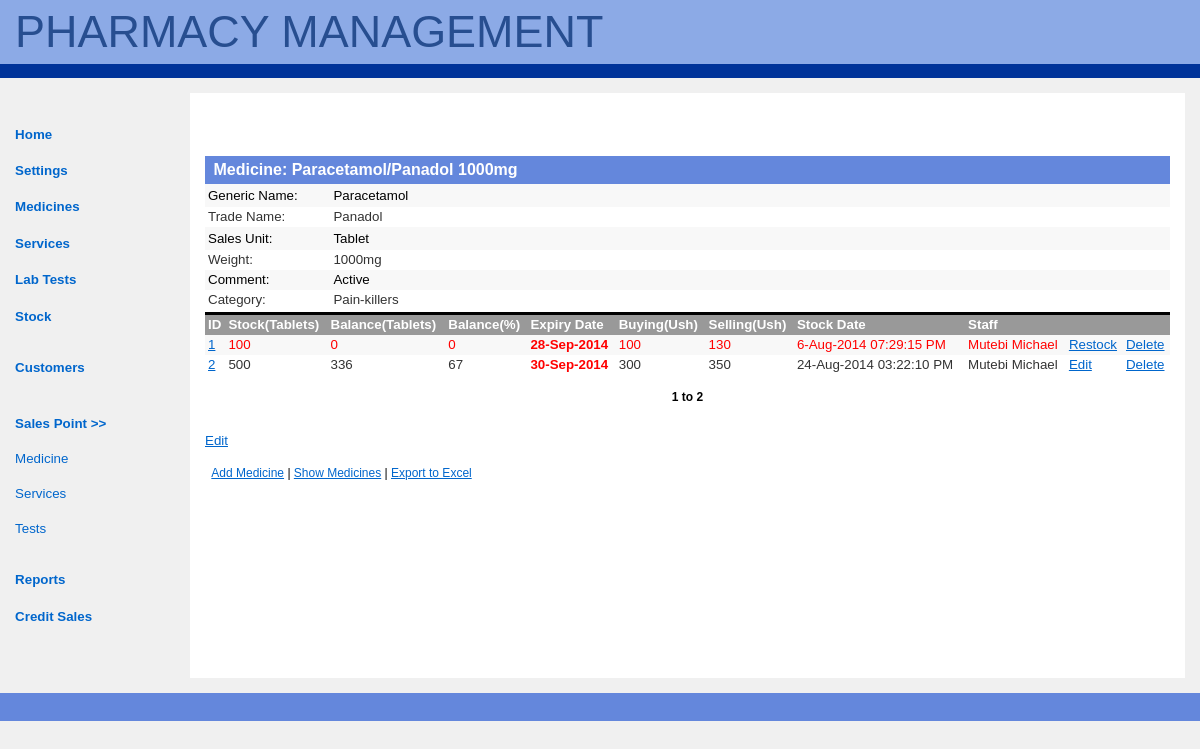
The app's page /medicine.php?id=1 (signed in) with its own data.
### tables this page shows
CREATE TABLE IF NOT EXISTS `medicine` (
  `id` int(11) NOT NULL AUTO_INCREMENT,
  `status` enum('active','inactive') NOT NULL DEFAULT 'active',
  `generic_name` varchar(20) NOT NULL,
  `trade_name` varchar(20) NOT NULL,
  `weight` varchar(10) NOT NULL,
  `form` int(11) NOT NULL,
  `category` int(11) NOT NULL,
  `unit` int(11) NOT NULL,
  PRIMARY KEY (`id`)
);

CREATE TABLE IF NOT EXISTS `units` (
  `id` int(11) NOT NULL AUTO_INCREMENT,
  `value` varchar(11) NOT NULL,
  PRIMARY KEY (`id`),
  UNIQUE KEY `value` (`value`)
);

CREATE TABLE IF NOT EXISTS `form` (
  `id` int(11) NOT NULL AUTO_INCREMENT,
  `form` varchar(20) NOT NULL,
  `sales_unit` varchar(20) NOT NULL,
  PRIMARY KEY (`id`)
);

CREATE TABLE IF NOT EXISTS `category` (
  `id` int(11) NOT NULL AUTO_INCREMENT,
  `name` varchar(30) NOT NULL,
  `comment` text NOT NULL,
  PRIMARY KEY (`id`),
  UNIQUE KEY `name` (`name`)
);

CREATE TABLE IF NOT EXISTS `stock` (
  `id` int(11) NOT NULL AUTO_INCREMENT,
  `medicine` int(11) NOT NULL,
  `stock_amount` int(9) NOT NULL,
  `current_amount` int(9) NOT NULL,
  `percentage_balance` int(3) NOT NULL DEFAULT '100',
  `expiry_date` date NOT NULL,
  `buying` int(6) NOT NULL,
  `selling` int(6) NOT NULL,
  `stock_date` datetime NOT NULL,
  `staff` int(11) NOT NULL,
  PRIMARY KEY (`id`)
);

CREATE TABLE IF NOT EXISTS `users` (
  `id` int(11) NOT NULL AUTO_INCREMENT,
  `status` enum('1','0') NOT NULL DEFAULT '1',
  `username` varchar(15) NOT NULL,
  `password` varchar(40) NOT NULL,
  `first_name` varchar(20) NOT NULL,
  `last_name` varchar(20) NOT NULL,
  `level` enum('admin','staff','user') NOT NULL DEFAULT 'user',
  `comment` text,
  PRIMARY KEY (`id`),
  UNIQUE KEY `username` (`username`)
);

### medicine.php (the view, shortened to what this page needs)
<?php require_once("includes/connection.php");?>
<?php require_once("includes/functions.php");?>
<?php
if(isset($_GET['user_list_offset'])){
	$result_list_offset = $_GET['user_list_offset'];
}
else{
	$result_list_offset = 1;
}
$results_per_page = 10;
?>
<?php
if(isset($_GET['id'])){
	$medicine_id = $_GET['id'];
}
$query = "SELECT * FROM medicine m JOIN category c JOIN units u WHERE m.id=".$_GET['id']." AND m.category = c.id AND m.unit=u.id";
$result = mysql_query($query, $connection);
$medicine = mysql_fetch_assoc($result);
$form_result= mysql_query("SELECT * FROM form WHERE id = ".$medicine['form']);
$select_form = mysql_fetch_assoc($form_result);
$form = ucfirst($select_form["form"]);
$sales_unit = ucfirst($select_form["sales_unit"]);
?>
<?php include("includes/header.php");?>
<div id="main-copy">
        <h1>Medicine: <?php echo $medicine['generic_name']."/".$medicine['trade_name']." ".$medicine['weight']."".$medicine['value'];?></h1>
        <table class='results'>
        <tr>
        <td width="13%" height="23" class='even'>Generic Name:</td><td width="87%" class='even'><?php echo $medicine['generic_name'];?></td>
        </tr>
        <tr>
        <td class='cell_value'>Trade Name:</td><td class='cell_value'><?php echo $medicine['trade_name'];?></td>
        </tr>
        <tr>
        <td height="23" class='even'>Sales Unit:</td><td class='even'><?php echo $form;?></td>
        </tr>
        <tr>
        <td class='cell_value'>Weight:</td><td class='cell_value'><?php echo $medicine['weight']."".$medicine['value'];?></td>
        </tr>
        <tr>
        <td class='even'>Comment:</td><td class='even'><?php echo ucfirst($medicine['status'])?></td>
        </tr>
        <tr>
        <td class='cell_value'>Category:</td><td class='cell_value'><?php echo ucfirst(strtolower($medicine['name']));?></td>
        </tr>
         <tr>
        <td style="border-bottom:#000; border-bottom-style:solid;"></td><td style="border-bottom:#000; border-bottom-style:solid;"></td>
        </tr>
        <table class='results'>
        <tr>
        <td class='column_head'>ID</td>
        <td class='column_head'>Stock(<?php echo $sales_unit."s";?>)</td>
        <td class='column_head'>Balance(<?php echo $sales_unit."s";?>)</td>
        <td class='column_head'>Balance(%)</td>
        <td class='column_head'>Expiry Date</td>
        <td class='column_head'>Buying(Ush)</td>
        <td class='column_head'>Selling(Ush)</td>
        <td class='column_head'>Stock Date</td>
        <td class='column_head'>Staff</td>
        <td class='column_head'></td>
        <td class='column_head'></td>
        </tr>
        <?php
        $query = "SELECT id, stock_amount, current_amount, percentage_balance, expiry_date, buying, selling, stock_date, staff staff  FROM stock WHERE medicine=".$medicine_id." ORDER BY expiry_date LIMIT ".($result_list_offset-1).", ".$results_per_page;
        $result = mysql_query($query, $connection);
		$rows = mysql_num_rows($result);
        if(isset($result)){
            $i = 0;
			while($medicine = mysql_fetch_array($result)){
                $stock_id = $medicine['id'];
				$stock_amount = $medicine['stock_amount'];
				$current_amount = $medicine['current_amount'];
				$percentage_balance = $medicine['percentage_balance'];
				$expiry_date = $medicine['expiry_date'];
				$expiry_date_str = strtotime($expiry_date);
				$formated_expiry_date = date("j-M-Y", $expiry_date_str);
				$today = date("Y-m-d");
				$today_str = strtotime($today);
				$almost_expiryDate_str = $expiry_date_str-(60*60*24*30);
				$buying = $medicine['buying'];
				$selling = $medicine['selling'];
				$stock_date = $medicine['stock_date'];
				$formated_stock_date = strtotime($stock_date);
				$formated_stock_date = date("j-M-Y h:i:s A", $formated_stock_date);
				$staff = $medicine['staff'];
				$staff_name = get_users_name($staff);
                echo "
                <tr ";
				if($current_amount < 1){
					echo "style='color:#F00;'";
				}
				echo ">
                    <td ".even_strip($i)."><a href=\"medicine.php?id=".$medicine_id."\">".$stock_id."</a></td>
					<td ".even_strip($i).">".$stock_amount."</td>
                    <td ".even_strip($i).">".$current_amount."</td>
                    <td ".even_strip($i).">".$percentage_balance."</td>";
					if($today_str>=$expiry_date_str){
                    	echo "<td ".even_strip($i)."><span style='color:#F00; font-weight:bold'>".$formated_expiry_date."</span></td>";
					}elseif($today_str>=$almost_expiryDate_str){
                    	echo "<td ".even_strip($i)."><span style='color:#F60; font-weight:bold'>".$formated_expiry_date."</span></td>";
					}else{
						echo "<td ".even_strip($i).">".$formated_expiry_date."</td>";
					};
                   echo "
                    <td ".even_strip($i).">".$buying."</td>
                    <td ".even_strip($i).">".$selling."</td>
                    <td ".even_strip($i).">".$formated_stock_date."</td>
                    <td ".even_strip($i).">".$staff_name."</td>
                    <td ".even_strip($i)."><a href='edit_stock.php?id=".$stock_id."'>";
					if($current_amount < 1){
						echo "Restock";
					}else{
						echo "Edit";
					}
					echo
					"</a></td>
                    <td ".even_strip($i)."><a href='stock_levels.php?del_id=".$stock_id."'>Delete</a></td>
                    </tr>";
					$i++;
				}
			$range = $result_list_offset." to ".($result_list_offset+$rows-1);
			}
        ?>
        </table>
        <p align="center"><?php echo " ".($result_list_offset > 1 ? "<a href='medicine.php?id=".$medicine_id."increment=-1&result_list_offset=$result_list_offset'><<</a>" : "")." <b>".$range.
        "</b>".($rows == $results_per_page ? "<a href='medicine.php?id=".$medicine_id."increment=1&result_list_offset=$result_list_offset'>>></a>" : "")." ";?></p>
        </table>
        <?php
        if(isset($medicine)){
        echo "
        <tr>
        <td class='cell_value'><a href='edit_medicine.php?id=".$medicine_id."'>Edit</a></td>
        </tr>";
        }
        ?>
        <p><a href="add_medicine.php">Add Medicine</a> | <a href="medicines.php">Show Medicines</a> | <a href="medicine.php?generate_xls=true&id=<?php echo $medicine_id;?>">Export to Excel</a></p>
    </div>
        <div id="footer">
        </div>
    </body>
</html>

### css/style.css (style rules this page uses)
body { color: black; background-color: rgb(240,240,240); font-family: verdana, helvetica, arial, sans-serif; font-size: 100%; margin: 0; padding: 0; }
html > body { font-size: 10pt; }
#main-copy { color: black; background-color: white; text-align: justify; line-height: 1.5em; margin: 15px; margin-left: 190px; height: 555px; padding: 15px; border-left: 15px; }
#main-copy p { margin: 1em 1ex 2em 1ex; padding: 0; }
p { margin-left:20px; font-size:0.9em; line-height:0.em; }
#main-copy a { color: rgb(0,102,204); background-color: transparent; text-decoration: underline; }
#main-copy h1 { color: white; background-color: rgb(100,135,220); font-size: 1.2em; font-weight: bold; margin: 3em 0 0 0; padding: 0.5ex 0 0.5ex 1ex; }
#footer { color: white; background-color: rgb(100,135,220); font-size: 91%; margin: 0; padding: 1em 2.5mm 2.5ex 2.5mm; clear: both; }
table.results { border-collapse: collapse; width: 100%; }
td.column_head, td.cell_value { font-size: 100%; padding: 0 3px 0 3px; color:#333; }
td.column_head { background-color: #999; color:#FFF; font-weight:bold; }
table.results a { color: #FFF; background-color: transparent; text-decoration: underline; }
td { background-color: #fff; }
td.cell_value { background-color: #fff; }
.even { background-color: #F8F8F8; padding: 0 3px 0 3px; }

### records on screen
medicine: generic_name "Paracetamol", trade_name "Panadol", weight "1000", units.value "mg", status "Active", category.name "Pain-killers"
form: form "Tablet", sales_unit "Tablet"
stock: id "1", stock_amount "100", current_amount "0", percentage_balance "0", expiry_date "28-Sep-2014", buying "100", selling "130", stock_date "6-Aug-2014 07:29:15 PM", staff.first_name "Mutebi Michael", shows "Restock"
stock: id "2", stock_amount "500", current_amount "336", percentage_balance "67", expiry_date "30-Sep-2014", buying "300", selling "350", stock_date "24-Aug-2014 03:22:10 PM", staff.first_name "Mutebi Michael", shows "Edit"

### other values on screen
$range "1 to 2"
